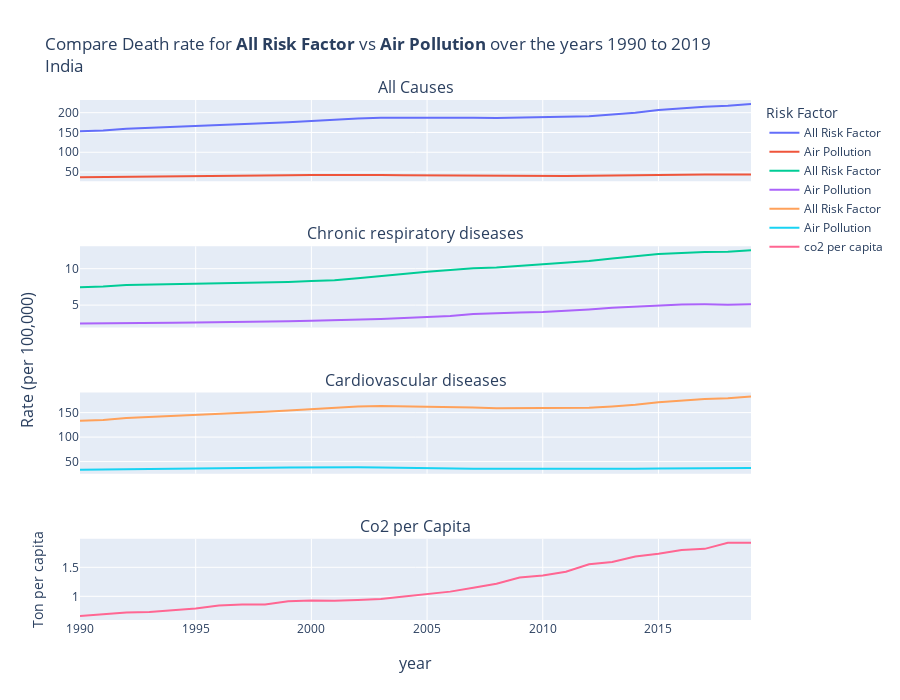

The notebook cell saved with this chart:
### Code cell
df = cause_df[cause_df.location_clean=="IND"]
co2 = co2_df[co2_df.iso_code=="IND"]
draw_plot(iran_df, co2, "India")

### Figure 1 — Plotly figure (JSON) as saved in the notebook; plotly's stock layout.template omitted (floating-point values rounded to 4 significant figures)
{"data": [{"mode": "lines", "name": "All Risk Factor", "type": "scatter", "x": [1990, 1991, 1992, 1993, 1994, 1995, 1996, 1997, 1998, 1999, 2000, 2001, 2002, 2003, 2004, 2005, 2006, 2007, 2008, 2009, 2010, 2011, 2012, 2013, 2014, 2015, 2016, 2017, 2018, 2019], "xaxis": "x", "y": [153.0, 155.0, 159.3, 161.5, 163.5, 165.6, 167.9, 170.6, 172.9, 175.9, 179.2, 182.5, 185.5, 187.2, 187.4, 187.9, 188.3, 187.5, 186.7, 188.1, 189.1, 189.7, 191.3, 195.4, 200.0, 206.7, 211.0, 215.2, 217.3, 221.8], "yaxis": "y"}, {"mode": "lines", "name": "Air Pollution", "type": "scatter", "x": [1990, 1991, 1992, 1993, 1994, 1995, 1996, 1997, 1998, 1999, 2000, 2001, 2002, 2003, 2004, 2005, 2006, 2007, 2008, 2009, 2010, 2011, 2012, 2013, 2014, 2015, 2016, 2017, 2018, 2019], "xaxis": "x", "y": [37.09, 37.42, 38.3, 38.74, 39.12, 39.55, 40.02, 40.63, 41.17, 41.82, 42.46, 42.91, 42.81, 42.42, 41.71, 41.27, 41.11, 40.92, 40.81, 40.95, 40.81, 40.37, 40.48, 41.27, 42.09, 43.29, 43.57, 43.69, 43.65, 44.16], "yaxis": "y"}, {"mode": "lines", "name": "All Risk Factor", "type": "scatter", "x": [1990, 1991, 1992, 1993, 1994, 1995, 1996, 1997, 1998, 1999, 2000, 2001, 2002, 2003, 2004, 2005, 2006, 2007, 2008, 2009, 2010, 2011, 2012, 2013, 2014, 2015, 2016, 2017, 2018, 2019], "xaxis": "x2", "y": [7.457, 7.546, 7.769, 7.817, 7.883, 7.962, 7.994, 8.045, 8.085, 8.188, 8.311, 8.424, 8.695, 9.013, 9.329, 9.569, 9.814, 10.07, 10.18, 10.4, 10.57, 10.83, 11.04, 11.39, 11.69, 12.0, 12.16, 12.29, 12.31, 12.52], "yaxis": "y2"}, {"mode": "lines", "name": "Air Pollution", "type": "scatter", "x": [1990, 1991, 1992, 1993, 1994, 1995, 1996, 1997, 1998, 1999, 2000, 2001, 2002, 2003, 2004, 2005, 2006, 2007, 2008, 2009, 2010, 2011, 2012, 2013, 2014, 2015, 2016, 2017, 2018, 2019], "xaxis": "x2", "y": [2.486, 2.492, 2.53, 2.552, 2.579, 2.629, 2.653, 2.676, 2.714, 2.776, 2.863, 2.916, 2.989, 3.108, 3.229, 3.362, 3.522, 3.766, 3.934, 4.0, 4.072, 4.201, 4.398, 4.623, 4.774, 4.973, 5.09, 5.107, 5.062, 5.13], "yaxis": "y2"}, {"mode": "lines", "name": "All Risk Factor", "type": "scatter", "x": [1990, 1991, 1992, 1993, 1994, 1995, 1996, 1997, 1998, 1999, 2000, 2001, 2002, 2003, 2004, 2005, 2006, 2007, 2008, 2009, 2010, 2011, 2012, 2013, 2014, 2015, 2016, 2017, 2018, 2019], "xaxis": "x3", "y": [133.3, 135.0, 138.8, 140.8, 142.7, 144.7, 146.8, 149.3, 151.5, 154.3, 157.2, 159.9, 162.4, 163.4, 162.8, 162.5, 162.0, 160.6, 159.1, 159.6, 159.7, 159.2, 159.8, 162.6, 165.9, 171.1, 174.5, 177.9, 179.2, 182.7], "yaxis": "y3"}, {"mode": "lines", "name": "Air Pollution", "type": "scatter", "x": [1990, 1991, 1992, 1993, 1994, 1995, 1996, 1997, 1998, 1999, 2000, 2001, 2002, 2003, 2004, 2005, 2006, 2007, 2008, 2009, 2010, 2011, 2012, 2013, 2014, 2015, 2016, 2017, 2018, 2019], "xaxis": "x3", "y": [33.47, 33.78, 34.59, 34.99, 35.33, 35.69, 36.11, 36.69, 37.19, 37.77, 38.29, 38.65, 38.47, 37.94, 37.08, 36.47, 36.09, 35.61, 35.26, 35.25, 34.96, 34.33, 34.17, 34.64, 35.22, 36.13, 36.26, 36.33, 36.3, 36.69], "yaxis": "y3"}, {"mode": "lines", "name": "co2 per capita", "type": "scatter", "x": [1990, 1991, 1992, 1993, 1994, 1995, 1996, 1997, 1998, 1999, 2000, 2001, 2002, 2003, 2004, 2005, 2006, 2007, 2008, 2009, 2010, 2011, 2012, 2013, 2014, 2015, 2016, 2017, 2018, 2019], "xaxis": "x4", "y": [0.662, 0.691, 0.722, 0.731, 0.758, 0.791, 0.841, 0.859, 0.861, 0.917, 0.926, 0.923, 0.936, 0.953, 0.996, 1.033, 1.081, 1.148, 1.218, 1.324, 1.359, 1.424, 1.551, 1.59, 1.687, 1.732, 1.799, 1.818, 1.922, 1.922], "yaxis": "y4"}], "layout": {"annotations": [{"font": {"size": 16}, "showarrow": false, "text": "All Causes", "x": 0.5, "xanchor": "center", "xref": "paper", "y": 1, "yanchor": "bottom", "yref": "paper"}, {"font": {"size": 16}, "showarrow": false, "text": "Chronic respiratory diseases", "x": 0.5, "xanchor": "center", "xref": "paper", "y": 0.7188, "yanchor": "bottom", "yref": "paper"}, {"font": {"size": 16}, "showarrow": false, "text": "Cardiovascular diseases", "x": 0.5, "xanchor": "center", "xref": "paper", "y": 0.4375, "yanchor": "bottom", "yref": "paper"}, {"font": {"size": 16}, "showarrow": false, "text": "Co2 per Capita", "x": 0.5, "xanchor": "center", "xref": "paper", "y": 0.1562, "yanchor": "bottom", "yref": "paper"}, {"font": {"size": 16}, "showarrow": false, "text": "year", "x": 0.5, "xanchor": "center", "xref": "paper", "y": 0, "yanchor": "top", "yref": "paper", "yshift": -30}, {"font": {"size": 16}, "showarrow": false, "text": "Rate (per 100,000)", "textangle": -90, "x": 0, "xanchor": "right", "xref": "paper", "xshift": -40, "y": 0.5, "yanchor": "middle", "yref": "paper"}], "height": 700, "hovermode": "x", "legend": {"title": {"text": "Risk Factor"}}, "title": {"text": "Compare Death rate for <b>All Risk Factor</b> vs <b>Air Pollution</b> over the years 1990 to 2019<br>India"}, "xaxis": {"anchor": "y", "domain": [0, 1], "matches": "x4", "showticklabels": false}, "xaxis2": {"anchor": "y2", "domain": [0, 1], "matches": "x4", "showticklabels": false}, "xaxis3": {"anchor": "y3", "domain": [0, 1], "matches": "x4", "showticklabels": false}, "xaxis4": {"anchor": "y4", "domain": [0, 1]}, "yaxis": {"anchor": "x", "domain": [0.8438, 1]}, "yaxis2": {"anchor": "x2", "domain": [0.5625, 0.7188]}, "yaxis3": {"anchor": "x3", "domain": [0.2812, 0.4375]}, "yaxis4": {"anchor": "x4", "domain": [0, 0.1562], "title": {"text": "Ton per capita"}}}}
